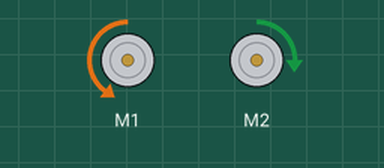
This sketch was run on a simulated Arduino Uno, built with avr-gcc and run on an emulated ATmega328P. Shown: 2 × DC motor (green arrow = forward, orange = backward, longer = faster). What the sketch prints to the serial monitor is not drawn.

Above: at 0.1 s.
Timing chart, 0 to 1.6 s (numbered marks = the images above):
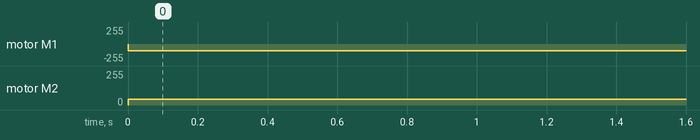

Measured:
- by itself, motor M1: stopped → backward 100/255 at 0.00 s
- by itself, motor M2: stopped → forward 43/255 at 0.00 s

The sketch:

CalibrateMotors.ino
```cpp
/*
This is a test sketch to calibrate the two motors attached to the
motor shield on the vehicle.

This was adapted from Adafruit's DC Motor Test script.

For use with the Adafruit Motor Shield v2
---->  http://www.adafruit.com/products/1438
*/

#include <Adafruit_MotorShield.h>

// Create the motor shield object with the default I2C address
Adafruit_MotorShield AFMS = Adafruit_MotorShield();

Adafruit_DCMotor *myMotor = AFMS.getMotor(1);
// You can also make another motor on port M2
Adafruit_DCMotor *myOtherMotor = AFMS.getMotor(2);

void setup() {
  Serial.begin(9600);           // set up Serial library at 9600 bps

  if (!AFMS.begin()) {         // create with the default frequency 1.6KHz
  // if (!AFMS.begin(1000)) {  // OR with a different frequency, say 1KHz
    Serial.println("Could not find Motor Shield. Check wiring.");
    while (1);
  }
  Serial.println("Motor Shield found.");
}

void loop() {
  myMotor->run(BACKWARD);
  myOtherMotor->run(FORWARD);
  myMotor -> setSpeed(100);
  myOtherMotor -> setSpeed(43);
}
```
